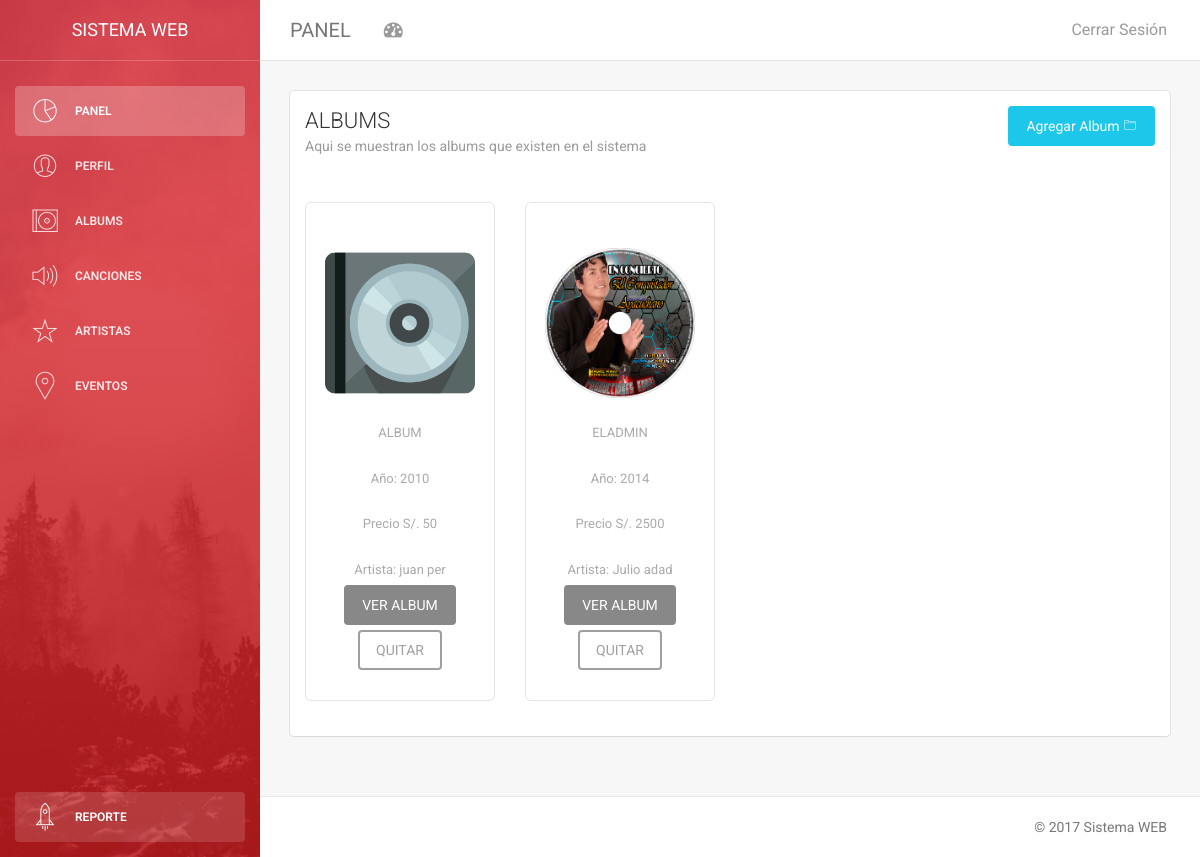
Page /adminpanel/albums.php (signed in) on the committed database.
### tables this page shows
CREATE TABLE `album` (
  `idalbum` int(11) NOT NULL,
  `nombrealbum` varchar(50) NOT NULL,
  `anio` varchar(4) NOT NULL,
  `valor` double NOT NULL,
  `iddisquera` int(11) NOT NULL,
  `idartista` int(11) NOT NULL,
  `portada` varchar(100) NOT NULL DEFAULT 'img/compositor.jpg'
);

### adminpanel/albums.php (the view, shortened to what this page needs)
<?php
   include('../session.php');
?>
<!Doctype html>
<html lang="es">
<head>
    <?php
   include('beforescripts.php');
    ?>
</head>
<body>
<div class="wrapper">
   <?php
   include('sidebar.php');
    ?>
    <div class="main-panel">
        <?php
            include('navigation.php');
        ?>
        <div class="content">
            <div class="container-fluid">
                <div class="row">
                    <div class="col-md-12">
                        <div class="card">
                            <div class="header">
                              <form action="agregar_album.php">
                                   <button type="submit" class="btn btn-info btn-fill pull-right">Agregar Album <i class="pe-7s-folder"></i></button>
                               </form>
                                <h4 class="title">ALBUMS</h4>
                                <p class="category">Aqui se muestran los albums que existen en el sistema</p>
                            </div>
                              <?php
        $sql = "SELECT a.idalbum,a.nombrealbum,a.anio,a.valor,d.nomdisquera,CONCAT(r.nombreartista ,' ',r.apellidoartista) as 'artista',a.portada FROM album a inner join artista r on r.idartista=a.idartista inner join disquera d on d.iddisquera=a.iddisquera";
        $results = $db->query($sql);
     ?>
                            <div class="content table-responsive table-full-width">
                                <div class="content all-icons">
                                <div class="row">
                                      <?php
                                        while($rows=$results->fetch_row())
                                        {
                                           echo "<div class='font-icon-list col-lg-3 col-md-3 col-sm-4 col-xs-6 col-xs-6'>";
                                            echo "<div class='font-icon-detail'>";
                                            echo "<img src=http://localhost/".$rows[6]." width='150px'>";
                                            echo "<input type='text' value=".$rows[1].">";
                                            echo "<input type='text' value='Año: ".$rows[2]."'>";
                                             echo "<input type='text' value='Precio S/. ".$rows[3]."'>";
                                            echo "<input type='text' value='Artista: ".$rows[5]."'>";
                                            echo "<a href='ver_album.php?idalbum=".$rows[0]."' class='btn help-block btn-fill'>VER ALBUM</a>
                                            <button type='button' class='btn help-block'>QUITAR</button>
                                            ";
                                            echo " </div>";
                                            echo "</div>";
                                        }
                                        ?>
                                </div>
                            </div>
                            </div>
                        </div>
                    </div>
                </div>
            </div>
        </div>
        <?php
   include('footer.php');
?>
    </div>
</div>
</body>
</html>

### adminpanel/assets/css/demo.css (style rules this page uses)
.all-icons input { border: 0; }
.all-icons .font-icon-detail { text-align: center; padding: 45px 0px 30px; border: 1px solid #e5e5e5; border-radius: 6px; margin: 15px 0; }
.all-icons .font-icon-detail input { margin: 25px auto 0; width: 100%; text-align: center; display: block; color: #aaa; font-size: 13px; }

### rows in the picture
album: portada (picture), anio "Año: 2010", valor "Precio S/. 50", value "Artista: juan per"
album: portada (picture), anio "Año: 2014", valor "Precio S/. 2500", value "Artista: Julio adad"
